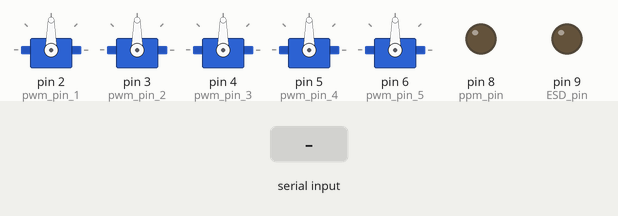
Bench run of a sketch on a simulated Arduino Uno, built with avr-gcc and run on an emulated ATmega328P. Parts: 5 × servo, output pins drawn as LEDs (lit = HIGH). The inputs (shaded band) are chosen by the test bench.

Above: at 1.2 s.
1.3 s: "D" received over Serial
At 2.3 s:
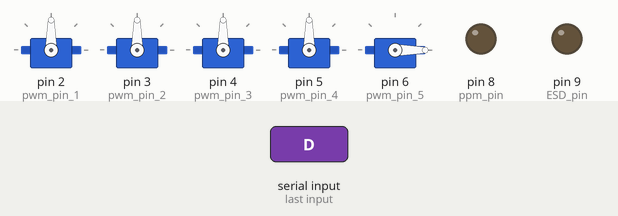
2.8 s: "T90\n" received over Serial
At 3.4 s:
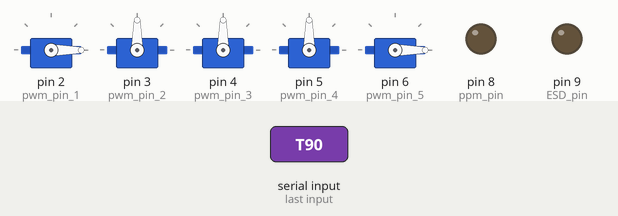
4.3 s: "P90\n" received over Serial
At 5.5 s:
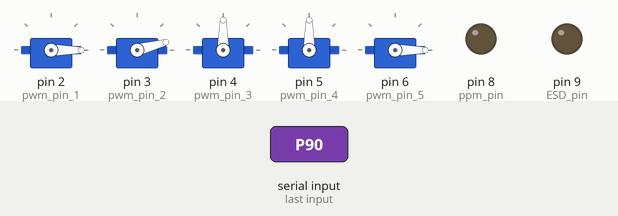
5.8 s: "R90\n" received over Serial
At 6.9 s:
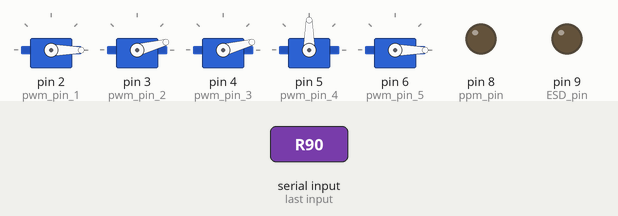
7.3 s: "Y90\n" received over Serial
At 8.0 s:
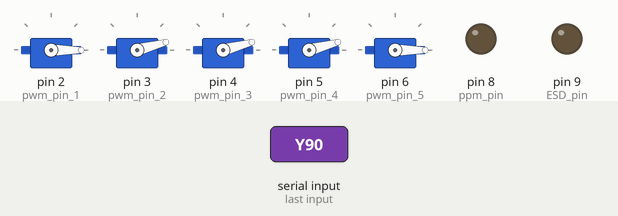
8.8 s: "E90\n" received over Serial
At 9.2 s:
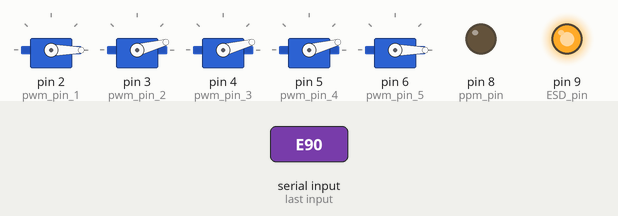
Timing chart, 0 to 11.3 s (numbered marks = the images above; inputs shaded):
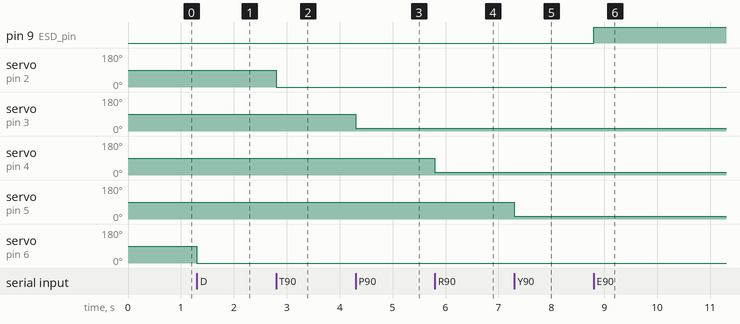

The sketch:

radio_control_reciver.ino
```cpp
#define pwm_pin_1 2
#define pwm_pin_2 3
#define pwm_pin_3 4
#define pwm_pin_4 5
#define pwm_pin_5 6
#define ESD_pin 9
#define ppm_pin 8
#define ppm_high_time 100

#include "Arduino.h"
#include "math.h"
#include "Servo.h"

unsigned long int time = 0;
String inString = ""; // string to hold input
Servo pwm_channel_1, pwm_channel_2, pwm_channel_3, pwm_channel_4, pwm_channel_5, pwm_channel_6;
int last_pwm_pin_1_status = 0, last_pwm_pin_2_status = 0, last_pwm_pin_3_status = 0, last_pwm_pin_4_status = 0, last_pwm_pin_5_status = 0;
void setup()
{
  pwm_channel_1.attach(pwm_pin_1);
  pwm_channel_2.attach(pwm_pin_2);
  pwm_channel_3.attach(pwm_pin_3);
  pwm_channel_4.attach(pwm_pin_4);
  pwm_channel_5.attach(pwm_pin_5);
  pinMode(ESD_pin, 1);
  pinMode(ppm_pin, 1);
  Serial.begin(57600);
}

void loop()
{
  ppm_maker();
  // Read serial input:
  while (Serial.available() > 0)
  {
    int inChar = Serial.read();
    if (isDigit(inChar))
    {
      // convert the incoming byte to a char and add it to the string:
      inString += (char)inChar;
    }
    check_inchar(inChar);
  }
}
void ppm_maker(void)
{
  int initial_time = micros();
  time = micros();
  int pwm_pin_1_status = digitalRead(pwm_pin_1);
  if (last_pwm_pin_1_status != pwm_pin_1_status)
  {
    digitalWrite(ppm_pin, HIGH);
    while (micros() - time < ppm_high_time)
      ;
    digitalWrite(ppm_pin, LOW);
    last_pwm_pin_1_status = pwm_pin_1_status;
  }
  time = micros();
  int pwm_pin_2_status = digitalRead(pwm_pin_2);
  if (last_pwm_pin_2_status != pwm_pin_2_status)
  {
    if (pwm_pin_2_status == 0)
    {
      digitalWrite(ppm_pin, HIGH);
      while (micros() - time < ppm_high_time)
        ;
      digitalWrite(ppm_pin, LOW);
    }
    last_pwm_pin_2_status = pwm_pin_2_status;
  }
  time = micros();
  int pwm_pin_3_status = digitalRead(pwm_pin_3);
  if (last_pwm_pin_3_status != pwm_pin_3_status)
  {
    if (pwm_pin_3_status == 0)
    {
      digitalWrite(ppm_pin, HIGH);
      while (micros() - time < ppm_high_time)
        ;
      digitalWrite(ppm_pin, LOW);
    }
    last_pwm_pin_3_status = pwm_pin_3_status;
  }
  time = micros();
  int pwm_pin_4_status = digitalRead(pwm_pin_4);
  if (last_pwm_pin_4_status != pwm_pin_4_status)
  {
    if (pwm_pin_4_status == 0)
    {
      digitalWrite(ppm_pin, HIGH);
      while (micros() - time < ppm_high_time)
        ;
      digitalWrite(ppm_pin, LOW);
    }
    last_pwm_pin_4_status = pwm_pin_4_status;
  }
  time = micros();
  int pwm_pin_5_status = digitalRead(pwm_pin_5);
  if (last_pwm_pin_5_status != pwm_pin_5_status)
  {
    if (pwm_pin_5_status == 0)
    {
      digitalWrite(ppm_pin, HIGH);
      while (micros() - time < ppm_high_time)
        ;
      digitalWrite(ppm_pin, LOW);
    }
    last_pwm_pin_5_status = pwm_pin_5_status;
  }
  while (micros() - initial_time < 25000)
    ;
}
void check_inchar(int inChar)
{
  if (inChar == 'T')
  {
    // Serial.println();
    // Serial.print("Trottle=");
    // Serial.println(inString.toInt());
    // analogWrite(11, inString.toInt() / 4);
    int val = map(inString.toInt(), 0, 1023, 0, 180);
    pwm_channel_1.write(val);
    inString = "";
  }
  if (inChar == 'P')
  {
    // Serial.println();
    // Serial.print("Pitch=");
    // Serial.println(inString.toInt());
    // analogWrite(10, inString.toInt() / 4);
    int val = map(inString.toInt(), 0, 1023, 0, 180);
    pwm_channel_2.write(val);
    inString = "";
  }
  if (inChar == 'R')
  {
    // Serial.println();
    // Serial.print("Roll=");
    // Serial.println(inString.toInt());
    // analogWrite(9, inString.toInt() / 4);
    int val = map(inString.toInt(), 0, 1023, 0, 180);
    pwm_channel_3.write(val);
    inString = "";
  }
  if (inChar == 'Y')
  {
    // Serial.println();
    // Serial.print("Yaw=");
    // Serial.println(inString.toInt());
    // analogWrite(6, inString.toInt() / 4);
    int val = map(inString.toInt(), 0, 1023, 0, 180);
    pwm_channel_4.write(val);
    inString = "";
  }
  if (inChar == 'E')
  {
    // Serial.println();
    // Serial.print("ESD=");
    // Serial.println(inString.toInt());
    digitalWrite(ESD_pin, inString.toInt());
    inString = "";
  }
  if (inChar == 'D')
  {
    // Serial.println();
    // Serial.print("PID=");
    // Serial.println(inString.toInt());
    // analogWrite(3, inString.toInt() / 4);
    int val = map(inString.toInt(), 0, 1023, 0, 180);
    pwm_channel_5.write(val);
    inString = "";
    //salam

  }
}
```

Measured:
- after the input at 1.3 s, servo on pin 6 (pwm_pin_5): 90° → 0° at once
- after the input at 2.8 s, servo on pin 2 (pwm_pin_1): 90° → 0° at once
- after the input at 4.3 s, servo on pin 3 (pwm_pin_2): 90° → 15° at once
- after the input at 5.8 s, servo on pin 4 (pwm_pin_3): 90° → 15° at once
- after the input at 7.3 s, servo on pin 5 (pwm_pin_4): 90° → 15° at once
- after the input at 8.8 s, pin 9 (ESD_pin): LOW → HIGH at once
